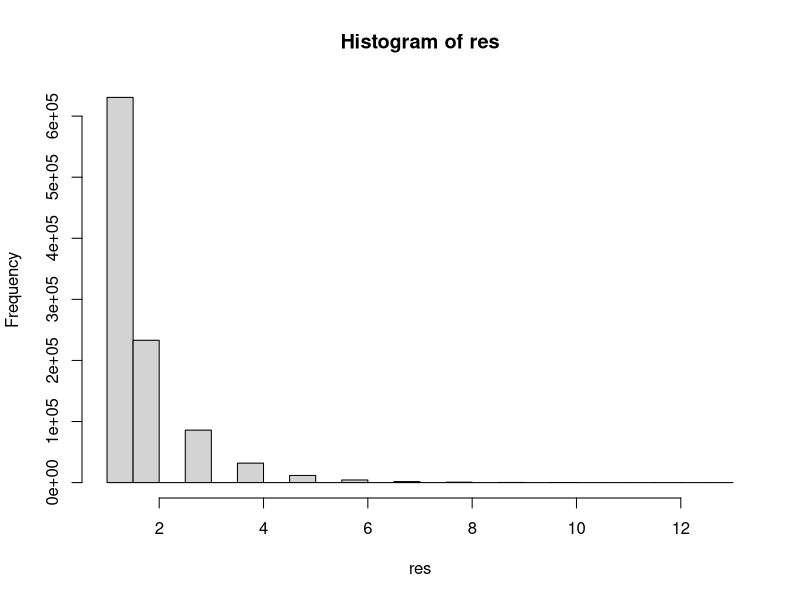

The R source for this figure:
# Generacion de variables aleatorias discretas

# Inputs:
# probs: vector de probabilidades
# labels: etiquetas o valores que puede tomar la variable aleatoria

mti <- function(probs, labels){
  U <- runif(1)
  pos <- which(U < cumsum(probs))[1]
  return (labels[pos])
}

mti_m <- function(probs, labels){
  U <- runif(1)
  pos <- which(U < cumsum(probs))[1]
  return (labels[pos])
}

n <- 3000000

probabilidades <- runif(20); probabilidades <- probabilidades/sum(probabilidades)
labels <- paste0(LETTERS[1:20], '001')
system.time(table(sapply(1:n, function(k){
  mti(probabilidades,labels)}))/n)

# order(vector) me entrega las posiciones que deberian ocupar los elementos para estar ordenados de forma creciente
# para ordenar de forma decreciente decreasing = TRUE
res <- order(probabilidades, decreasing = TRUE)
probabilidades <- probabilidades[res]
labels <- labels[res]

system.time(table(sapply(1:n, function(k){
  mti(probabilidades,labels)}))/n)


# Distribucion Geometrica
# Inputs: 
# q: probabilidad de fracaso

dg <- function(q) {
  return(floor(log(runif(1)) / log(q)) + 1)
}

n1 <- 1000000

res <- sapply(1:n1, function(k){
  dg(q=0.37)
})

table(res) / n1
hist(res)

# 3. Simulación de variables geométricas con R nativo
val_teoricos <- rgeom(n = n1, prob = 1 - 0.37) + 1

# 4. Test de Kolmogorov-Smirnov
ks_resultado <- ks.test(res, val_teoricos)
print(ks_resultado)
